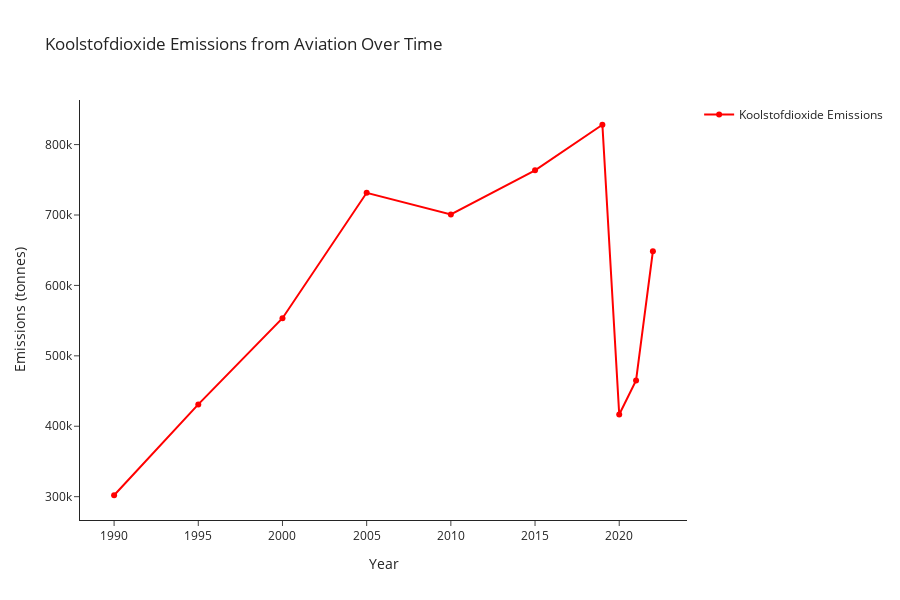

The cell this chart's notebook holds for it:
### Code cell
import pandas as pd
import plotly.graph_objects as go

# Load the dataset
df_emission = pd.read_csv("../notebooks/cache/Schiphol_Emissie_Cleaned.csv")

# Preprocess the dataset
df_emission['EMISSIE (kg)'] = df_emission['EMISSIE (kg)'].str.replace(',', '.').astype(float)

# Filter the data for "Koolstofdioxide"
df_koolstofdioxide = df_emission[df_emission['STOFNAAM'] == 'Koolstofdioxide']

# Aggregate the data by year
df_koolstofdioxide_yearly = df_koolstofdioxide.groupby('EMISSIEJAAR')['EMISSIE (kg)'].sum().reset_index()

# Convert emissions to tonnes for better visualization
df_koolstofdioxide_yearly['EMISSIE (tonnes)'] = df_koolstofdioxide_yearly['EMISSIE (kg)'] / 1000

# Create the plot
fig = go.Figure()

fig.add_trace(go.Scatter(
    x=df_koolstofdioxide_yearly['EMISSIEJAAR'],
    y=df_koolstofdioxide_yearly['EMISSIE (tonnes)'],
    mode='lines+markers',
    name='Koolstofdioxide Emissions',
    line=dict(color='red')
))

# Update layout
fig.update_layout(
    title='Koolstofdioxide Emissions from Aviation Over Time',
    xaxis_title='Year',
    yaxis_title='Emissions (tonnes)',
    height=600,
    width=900,
    template='simple_white',
    showlegend=True
)

# Show the plot
fig.show()

### Figure 1 — Plotly figure (JSON) as saved in the notebook; plotly's stock layout.template omitted (floating-point values rounded to 4 significant figures)
{"data": [{"line": {"color": "red"}, "mode": "lines+markers", "name": "Koolstofdioxide Emissions", "type": "scatter", "x": [1990, 1995, 2000, 2005, 2010, 2015, 2019, 2020, 2021, 2022], "y": [302000.0, 431000.0, 553400.0, 731500.0, 700800.0, 763400.0, 828200.0, 416800.0, 465100.0, 648600.0]}], "layout": {"height": 600, "showlegend": true, "title": {"text": "Koolstofdioxide Emissions from Aviation Over Time"}, "width": 900, "xaxis": {"title": {"text": "Year"}}, "yaxis": {"title": {"text": "Emissions (tonnes)"}}}}
